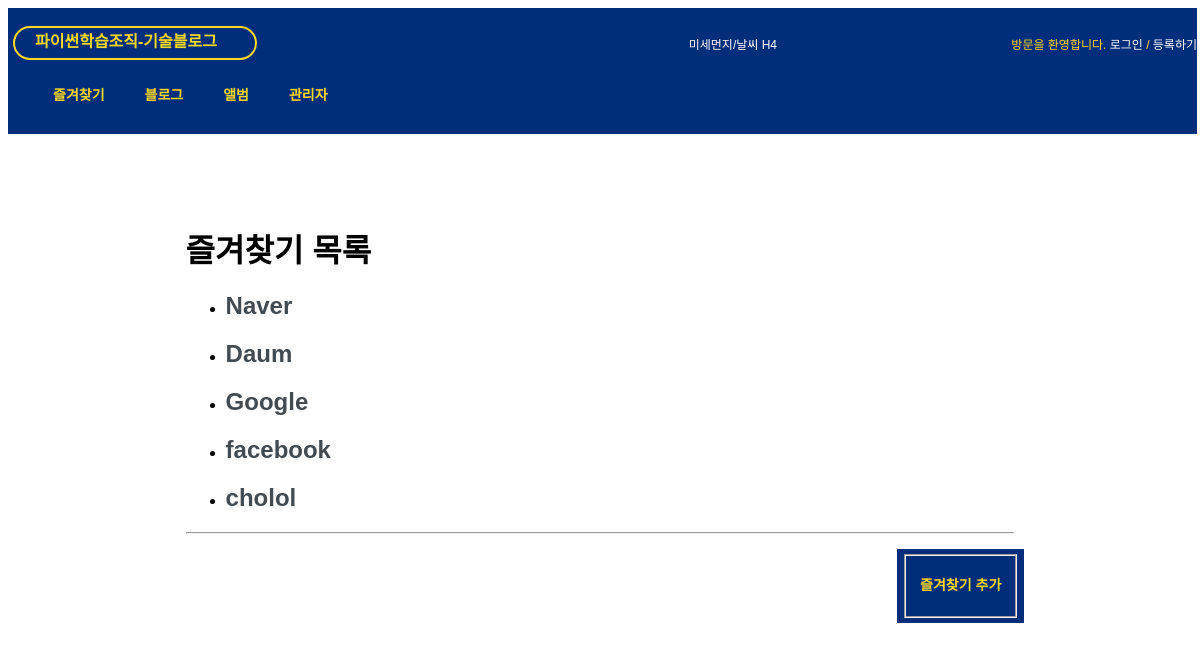
Before: /bookmark/ with the older database file.
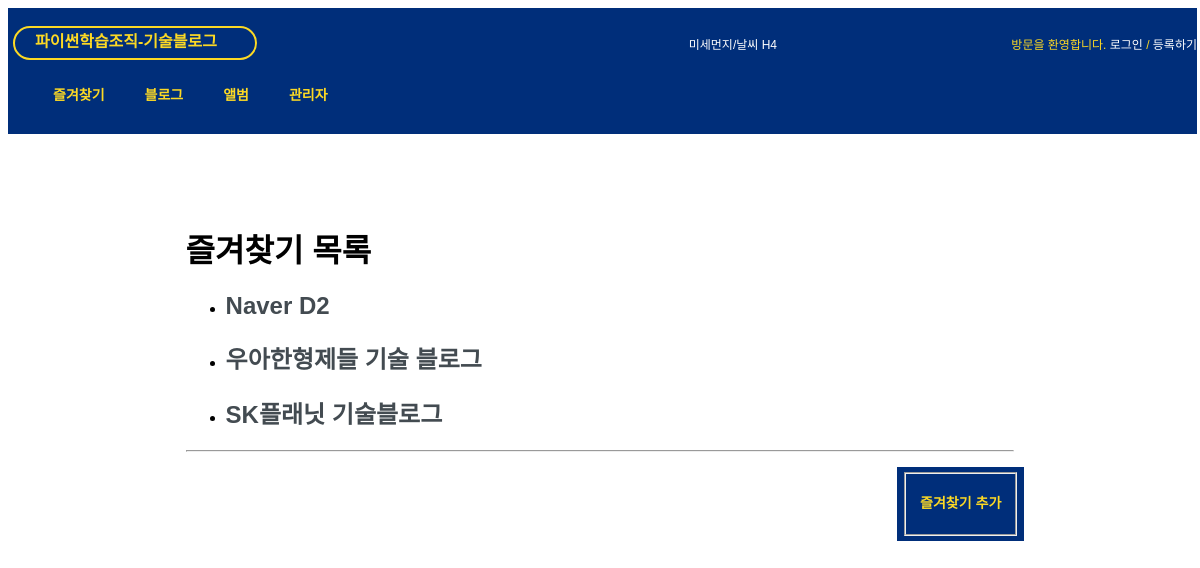
After: the same page with the newer database file.
### bookmark/models.py (models this page shows)
@python_2_unicode_compatible
class Bookmark(models.Model):
	title = models.CharField(max_length=100, blank=True, null=True)
	url = models.URLField('url', unique=True)
	owner = models.ForeignKey(User, null=True) # for edit
	visiters = models.IntegerField(blank=True, null=True, default=0)
	def __str__(self):
		return self.title

### bookmark/views.py (the view, shortened to what this page needs)
class BookmarkLV(ListView):
	model = Bookmark

### bookmark/templates/bookmark/bookmark_list.html (shortened to what this page needs)
{% extends "base.html" %}
{% block content %}
<div id="content">
	<h1>즐겨찾기 목록</h1>
	<div class="bookmark-list">
		{% for bookmark in object_list %}
		<ul>
			<li>
			<div class="cont_post">
				<h2><a href="{% url 'bookmark:detail' bookmark.id %}" class="txt_wrap">{{bookmark}}</a></h2>
			</div>
			</li>
		</ul>
		{% endfor %}
		<hr style="margin: 5px 0;">
		<div class="fl_right">
			<div class="content-container" onclick="fn_write();"><fieldset><h3 style="text-align:center;color:rgba(252,217,36,1);">즐겨찾기 추가</h3></fieldset></div>
		</div>
	</div>
	<div id="container" style="min-width: 310px; height: 400px; margin: 0 auto">
	</div>
</div>
{% endblock %}

Changed rows visible on the page:
removed Bookmark: title "Naver"
removed Bookmark: title "Daum"
removed Bookmark: title "Google"
removed Bookmark: title "facebook"
removed Bookmark: title "cholol"
added Bookmark: title "Naver D2"
added Bookmark: title "우아한형제들 기술 블로그"
added Bookmark: title "SK플래닛 기술블로그"
